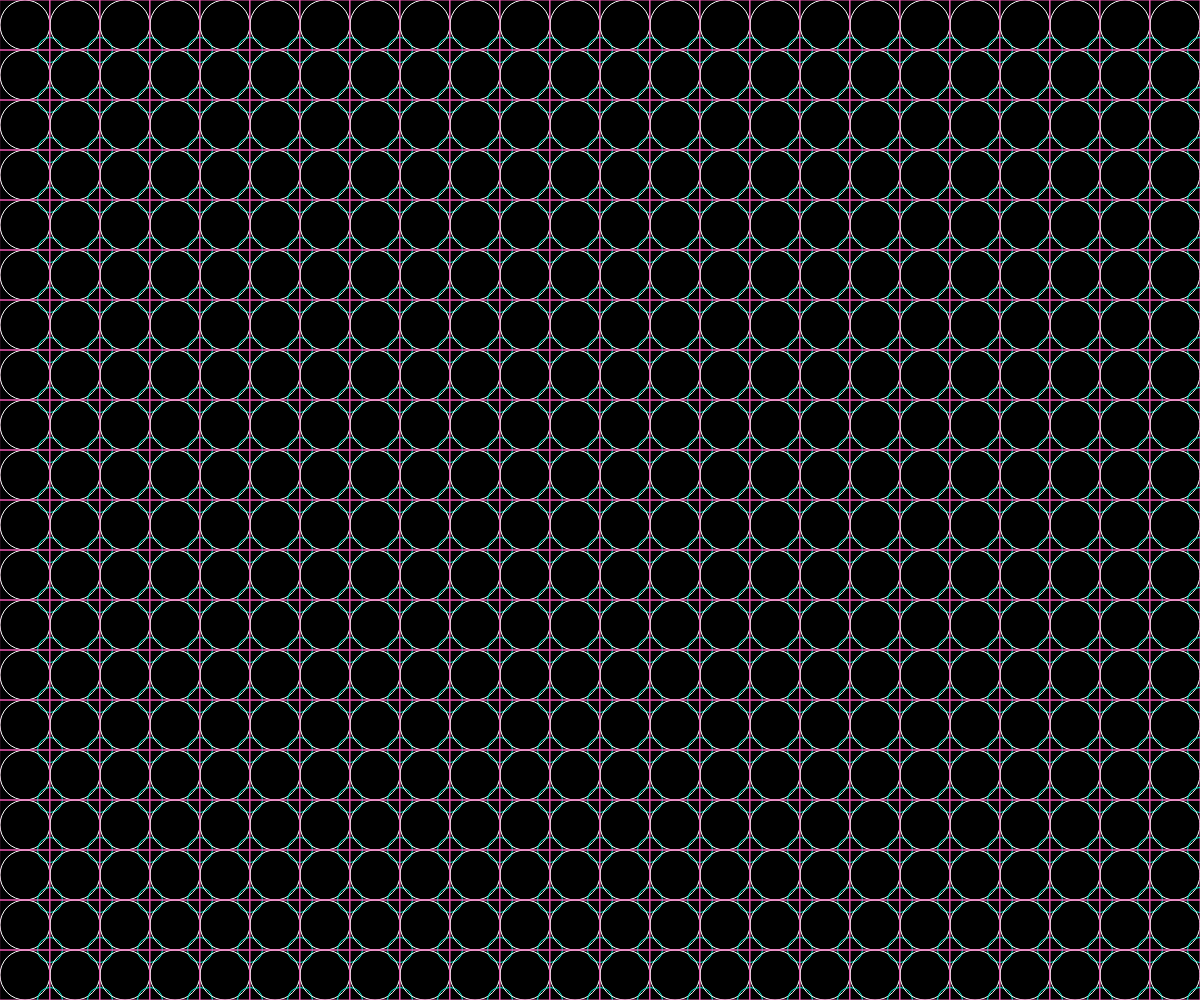
Frame 1 (no input)
Frame 60 (no input): identical to frame 1, image omitted
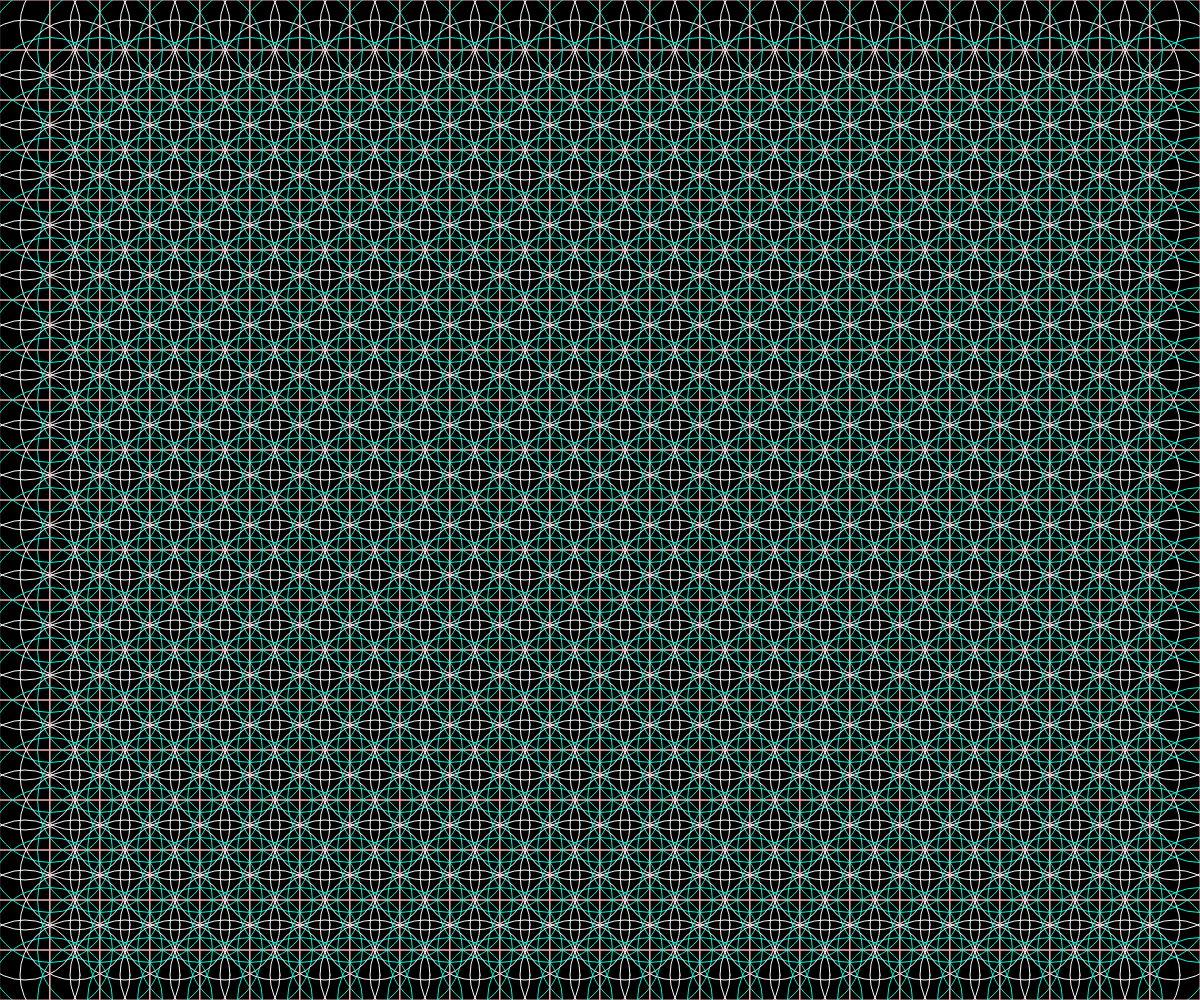
Frame 120 (the mouse pressed at the canvas centre since frame 60)

The p5.js sketch that drew these frames (run headless with seeded random() and noise() and a simulated clock; from frame 60 on, the mouse is pressed at the canvas centre):

// p5.js sketch
// ── sketch.js
function setup() {
  createCanvas(windowWidth, windowHeight);
}

function draw() {
  background(0);
  stroke(255) //框線顏色
  noFill() //不要充滿顏色
  rectMode(CENTER) //以框中心點為座標點

  for(var j = 0; j<(height/50); j = j+1){
    for(var i = 0; i<(width/50); i = i+1) //i++
    {
      ellipse(25+(i*50), 25+(j*50), 50+mouseX/10) //在座標(25, 25)畫一個直徑50的圓
      stroke(241, 91+mouseX%256, 181)
      rect(25+(i*50), 25+(j*50), 50) //方框座標為
      stroke(0, 245, 212)
      ellipse(50+(i*50), 50+(j*50), 25+mouseY/5)
      stroke(255)
    }
  }

}
